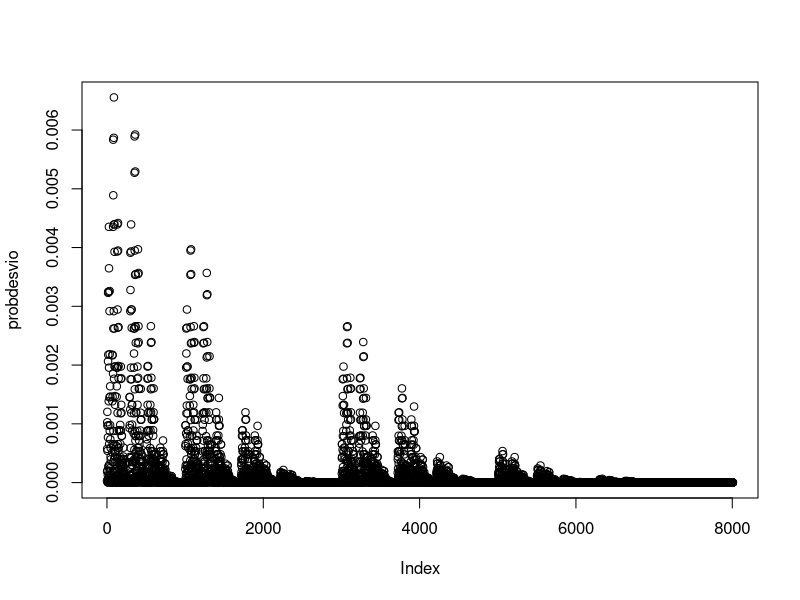
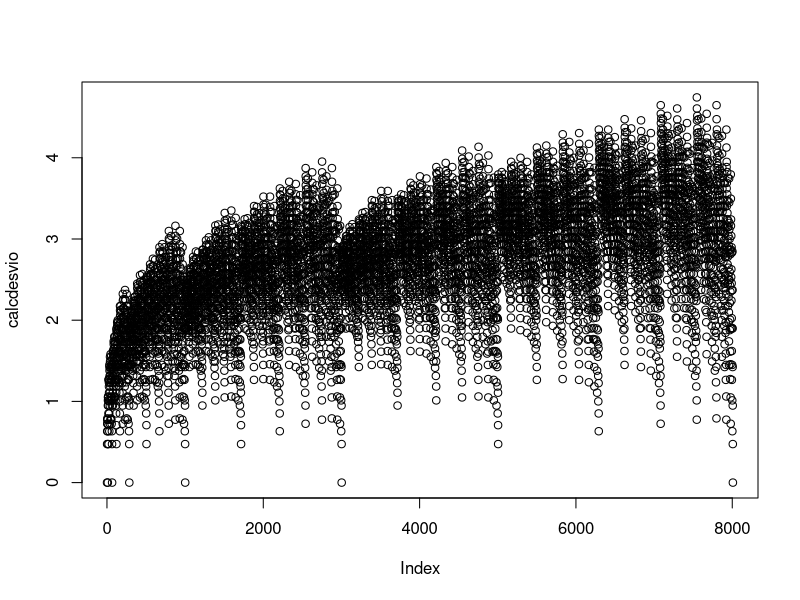
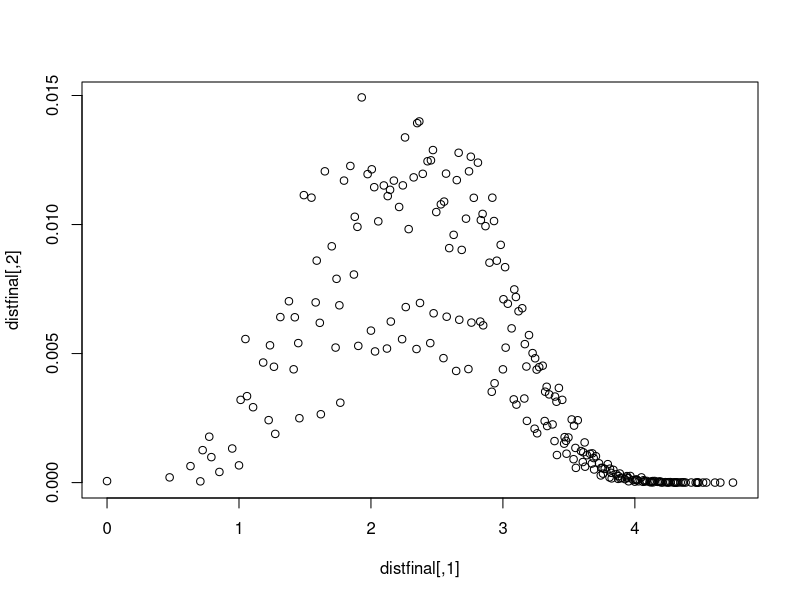
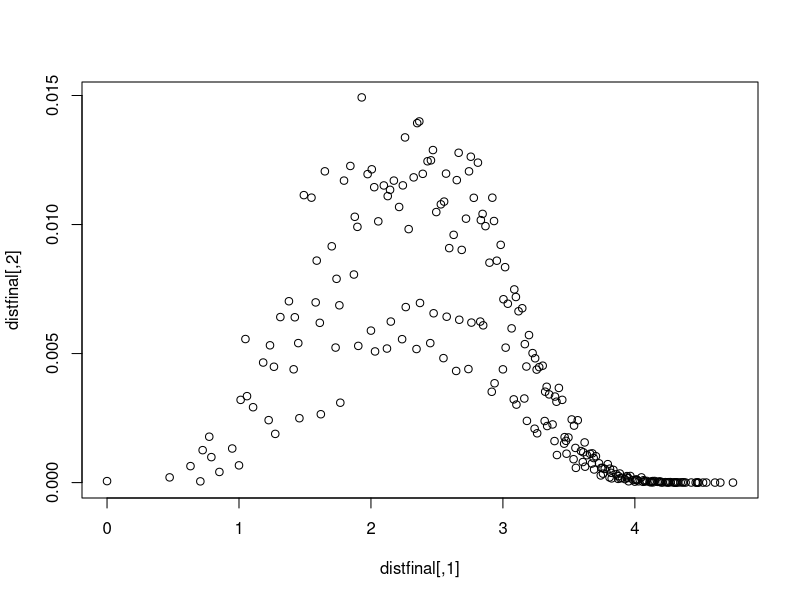

Generate these figures, in order, with R:
if (!require('ggplot2')) install.packages('ggplot2'); 
library(ggplot2)
#Verifica de instalar la librer???a para gr???ficos
set.seed(140)

#Datos para el algoritmo
#distribuci?n exponencial d=7
arr <- c(1.5,3,4.5,6,7.5,9,10.5)
p <- c(0.3510258583,0.2352996695,0.1577260853,0.1057269567,0.0708708985,0.047506184,0.0318443474)
n <- c(10)
z <- c(2.5758293035)
alphainit <- c(0.01)
b <- c(250)
a<-sqrt(n/(n-1))
d2 <- c(1.128,1.693,2.059,2.326,2.534,2.704,2.847,2.970,3.078,3.173,3.258,3.336,3.407,3.472,3.532,3.588,3.640,3.689,3.735,3.778,3.819)
d3 <- c(0.853,0.888,0.880,0.864,0.848,0.833,0.820,0.808,0.797,0.787,0.778,0.770,0.763,0.756,0.750,0.744,0.739,0.733,0.729,0.724,0.720)
len <- length(arr)

#Probabilidades para graficar por promedio de suma
probgraph <- matrix(nrow=n+1,ncol=(max(arr)*(n+2)))
probacum <- array(1:(max(arr)*(n+2)))
versum <- c(0)

#Probabilidades para graficar por rango
rangomaxi <- max(arr)-min(arr)
rangraph <- array(dim = c(length(arr),length(arr),n))
resrango <- array(dim = c(rangomaxi+1))
rangacum <- array(dim = c(rangomaxi+1))

#Probabilidades para graficar por desvio
combinaciones <- array(dim = c(8008,length(arr)))
itcomb <- c(1)
previo <- array(dim = c(7))
total = len ^ n

#Limites
ShewartDesvio <- matrix(nrow=b, ncol=2)
ShewartMedia <- matrix(nrow=b, ncol=2)

#Factorial, necesario para calcular límites de combinatoria
fact <- array(dim = c(16))

#La función no era necesaria, pero por las dudas.
factorial <- function(m){
  if (m == 0) 1
  else if(m == 1) 1
  else
    m*factorial(m-1)
}


for (i in 1:16){
  fact[i] = factorial(i-1)
}


# ------------------------------------------------------------------
# ------- Algoritmo para graficar por distribucion desvio est ------
# ------------------------------------------------------------------

generador <- function(it,sum,prev){
  if(it == 0){
    if (sum == 0){
      for (i in 1:len){
        combinaciones[itcomb,i] <<- c(prev[i])
      }
      itcomb <<- (itcomb + 1)
    }
  } else {
    for (i in 1:(sum+1)){
      prev[it] = (i-1)
      generador(it-1,sum-(i-1),prev)
      prev[it] = 0
    }
  }
}


for (i in 1:len){
  previo[i] = 0;
}

generador(len,n,previo);

rangraph <- array(dim = c(length(arr),length(arr),n))

#print(itcomb)
#print(combinaciones)

suma = 1
probdesvio = array(dim = c(itcomb))

probsingular = 1

for (i in 1:(itcomb-1)){
  
  probsingular = 1
  
  for(j in 1:len){
    suma = suma * fact[(combinaciones[i,j]+1) ]
    probsingular = probsingular * (p[j] ^ combinaciones[i,j])
  }
  
  probdesvio[i] = ((fact[n+1] / suma) * probsingular)
  suma = 1
}

print(probdesvio)

plot(probdesvio)

versuma = 0

for (i in 1:(itcomb-1)){
  versuma = versuma+probdesvio[i]
}
#print(versuma)        #Da 1 ^^


calcdesvio = array(dim = c(itcomb))
mediaaux = 0
desvioaux = 0

for (i in 1:(itcomb-1)){
  
  mediaaux = 0
  desvioaux = 0
  
  for(j in 1:len){
    mediaaux = mediaaux + combinaciones[i,j]*arr[j]
  }
  mediaaux = (mediaaux / n)
  for(j in 1:len){
    if(combinaciones[i,j] != 0){
      desvioaux = desvioaux + ((arr[j]-mediaaux)^2)*combinaciones[i,j]
    }
  }
  calcdesvio[i] = sqrt(desvioaux / (n-1))
}

print(calcdesvio)
plot(calcdesvio)


probydesvio <- matrix(nrow=itcomb, ncol=2)

for (i in 1:(itcomb-1)){
  probydesvio[i,1] = calcdesvio[i]
  probydesvio[i,2] = probdesvio[i]
}

probydesvio <- probydesvio[order(probydesvio[,1]),] 
print(probydesvio)

distfinal <- matrix(nrow=itcomb, ncol=2)

distfinal[1,1] = probydesvio[1,1]
distfinal[1,2] = probydesvio[1,2]

dfind <- c(1)

for (i in 1:(itcomb-1)){
  if( abs (  distfinal[dfind,1] - probydesvio[i,1]) > 1e-05  ) {
    dfind = dfind + 1
    distfinal[dfind,1] = probydesvio[i,1]
    distfinal[dfind,2] = probydesvio[i,2]
  } else{ 
    distfinal[dfind,2] = distfinal[dfind,2] + probydesvio[i,2]
  }
}

#print(dfind)
print(distfinal)
plot(distfinal)

versuma = 0

for (i in 1:(dfind-1)){
  versuma = versuma+distfinal[i,2]
}

print(versuma)

plot(distfinal)

write.table(distfinal,"Distribucion Desvio.txt",sep = "\t",row.names = FALSE, col.names = c("Desvio", "Probabilidad"))
write.csv2(distfinal,"Distribucion Desvio.csv",row.names = FALSE)

